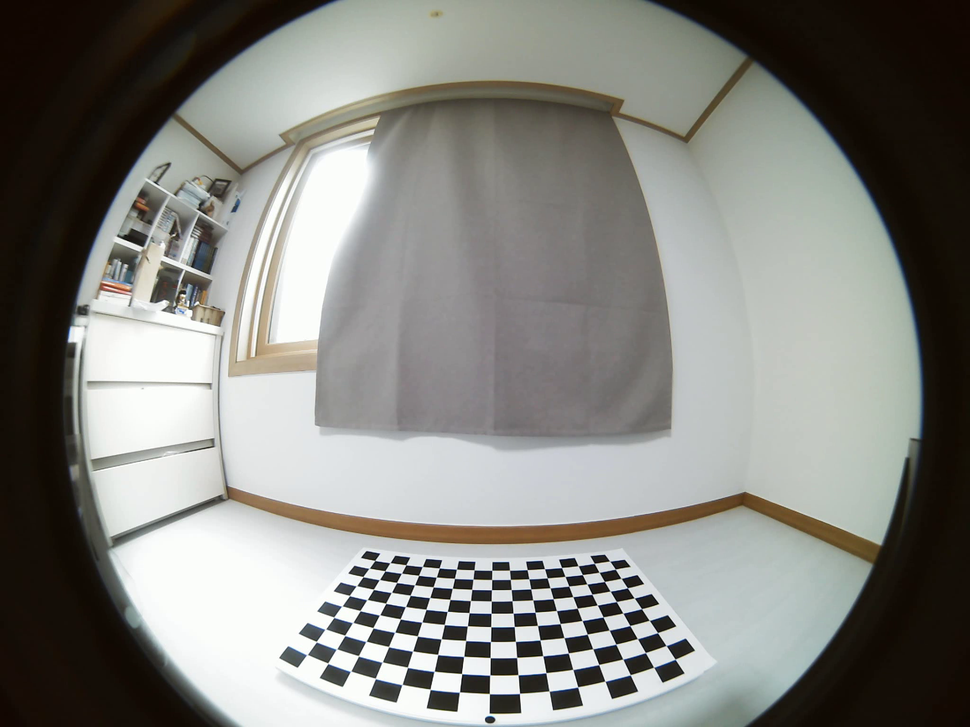
#> input picture insta360/calibration/ELP-USB16MP01-BL180-2048x1536/Extrinsic/ELP-USB16MP01-BL180-2048x1536_EXTRINSIC.png, 970 x 727 px, shrunk from 2048 x 1536 before the run, found by its file name
$ python main.py
#> lines starting #> are read from the running program, lines starting #| are printed output that depends on the picture
### insta360/cylinderProjection/getCameraCylindricalLut.py
import numpy as np

def get_camera_cylindrical_spherical_lut(
    K, D, conversion_mode, target_width, target_height, hfov_deg, vfov_deg, roll_degree, pitch_degree, yaw_degree):
    '''
    - K : (3, 3) intrinsic matrix
    - D : (5, ) distortion coefficient
    - conversion_mode: "cylindrical", "spherical"
    - target_width, target_height: output image size
    - hfov_deg: 0 ~ 360
    - vfov_deg: 0 ~ 180
    - roll_degree: 0 ~ 360
    - pitch_degree: 0 ~ 360
    - yaw_degree: 0 ~ 360
    '''

    fx = K[0][0]
    skew = K[0][1]
    cx = K[0][2]

    fy = K[1][1]
    cy = K[1][2]

    k0, k1, k2, k3, k4 = D[0], D[1], D[2], D[3], D[4]

    # 원통/구면 투영 시 생성할 azimuth/elevetion 각도 범위
    # 원통/구면 투영 시, azimuth 사용
    # 구면 투영 시, elevation 사용
    hfov=np.deg2rad(hfov_deg)
    vfov=np.deg2rad(vfov_deg)

    x_angle = pitch_degree
    y_angle = yaw_degree
    z_angle = roll_degree

    # X 축 (Pitch) 회전 행렬 (좌표축 회전)
    Rx_PASSIVE = np.array([
        [1, 0, 0],
        [0, np.cos(np.radians(x_angle)), -np.sin(np.radians(x_angle))],
        [0, np.sin(np.radians(x_angle)), np.cos(np.radians(x_angle))]])

    # Y 축 (Yaw) 회전 행렬 (좌표축 회전)
    Ry_PASSIVE = np.array([
        [np.cos(np.radians(y_angle)), 0, np.sin(np.radians(y_angle))],
        [0, 1, 0],
        [-np.sin(np.radians(y_angle)), 0, np.cos(np.radians(y_angle))]])

    # Z 축 (Roll) 회전 행렬 (좌표축 회전)
    Rz_PASSIVE = np.array([
        [np.cos(np.radians(z_angle)), -np.sin(np.radians(z_angle)), 0],
        [np.sin(np.radians(z_angle)), np.cos(np.radians(z_angle)), 0],
        [0, 0, 1]])

    # X, Y, Z 축 전체 회전을 반영한 회전 행렬 (좌표축 회전)
    # SRC: 어떤 회전이 반영되지 않은 카메라 좌표축
    # TARGET: Roll/Pitch/Yaw 회전이 반영된 카메라 좌표축
    # new_R_RDF_SRC_RDF_TARGET_PASSIVE: SRC → TARGET의 좌표축 회전
    new_R_RDF_SRC_RDF_TARGET_PASSIVE = Ry_PASSIVE @ Rx_PASSIVE @ Rz_PASSIVE
    # new_R_RDF_SRC_RDF_TARGET_ACTIVE: SRC → TARGET의 좌표 회전
    new_R_RDF_SRC_RDF_TARGET_ACTIVE = new_R_RDF_SRC_RDF_TARGET_PASSIVE.T
    ##############################################################################################################

    # 원통/구면 투영 시, normalized → image 로 적용하기 위한 intrinsic 행렬렬
    new_K = np.array([
        [target_width/hfov,       0,                     target_width/2],
        [0,                       target_height/vfov,    target_height/2],
        [0,                       0,                     1]], dtype=np.float32)
    new_K_inv = np.linalg.inv(new_K)

    # Create pixel grid and compute a ray for every pixel
    # xv : (target_height, target_width), yv : (target_height, target_width)
    xv, yv = np.meshgrid(range(target_width), range(target_height), indexing='xy')

    # p.shape : (3, #target_height, #target_width)
    p = np.stack([xv, yv, np.ones_like(xv)])  # pixel homogeneous coordinates
    # p.shape : (#target_height, #target_width, 3, 1)
    p = p.transpose(1, 2, 0)[:, :, :, np.newaxis] # [u, v, 1]
    '''
    p.shape : (H, W, 3, 1)
    p[:, : 0, :] : 0, 1, 2, ..., W-1
    p[:, : 1, :] : 0, 1, 2, ..., H-1
    p[:, : 2, :] : 1, 1, 1, ..., 1
    '''
    # p_norm.shape : (#target_height, #target_width, 3, 1)
    p_norm = new_K_inv @ p  # r is in normalized coordinate

    '''
    p_norm[:, :, 0, :]. phi (azimuthal angle. horizontal) : -hfov/2 ~ hov/2
    p_norm[:, :, 1, :]. theta (elevation angla. vertical) : -vfov/2 ~ vfov/2
    p_norm[:, :, 2, :]. 1.
    '''

    # x, y, z : cartesian coordinate in camera coordinate system (RDF, Right-Down-Front)
    # hemisphere
    if conversion_mode == "cylindrical":
        # azimuthal angle
        phi = p_norm[:, :, 0, :]

        x = np.sin(phi)
        y = p_norm[:, :, 1, :]
        z = np.cos(phi)

    elif conversion_mode == "spherical":
        # azimuthal angle
        phi = p_norm[:, :, 0, :]
        # elevation angle
        theta = p_norm[:, :, 1, :]

        x =np.cos(theta)*np.sin(phi) # -1 ~ 1
        y =np.sin(theta) # -1 ~ 1
        z =np.cos(theta)*np.cos(phi) # 0 ~ 1
    else:
        print("wrong conversion_mode: ", conversion_mode)
        exit()

    RDF_cartesian = np.zeros(p_norm.shape).astype(np.float32)
    RDF_cartesian[:,:,0,:]=x
    RDF_cartesian[:,:,1,:]=y
    RDF_cartesian[:,:,2,:]=z

    # RDF_rotated_cartesian = Rz @ Ry @ Rx @ RDF_cartesian
    # SRC → TARGET의 좌표 회전울 통하여 생성된 좌표들을 회전함
    RDF_rotated_cartesian = new_R_RDF_SRC_RDF_TARGET_ACTIVE @ RDF_cartesian

    # compute incidence angle
    x_un = RDF_rotated_cartesian[:, :, [0], :]
    y_un = RDF_rotated_cartesian[:, :, [1], :]
    z_un = RDF_rotated_cartesian[:, :, [2], :]
    # theta = np.arccos(RDF_rotated_cartesian[:, :, [2], :] / np.linalg.norm(RDF_rotated_cartesian, axis=2, keepdims=True))
    theta = np.arccos(z_un / np.sqrt(x_un**2 + y_un**2 + z_un**2))

    mask = theta > np.pi/2
    mask = mask.squeeze(-1).squeeze(-1)
    # project the ray onto the fisheye image according to the fisheye model and intrinsic calibration
    r_dn = k0*theta + k1*theta**3 + k2*theta**5 + k3*theta**7 + k4*theta**9

    r_un = np.sqrt(x_un**2 + y_un**2)

    x_dn = r_dn * x_un / (r_un + 1e-6) # horizontal
    y_dn = r_dn * y_un / (r_un + 1e-6) # vertical

    map_x_origin2new = fx*x_dn[:, :, 0, 0] + cx + skew*y_dn[:, :, 0, 0]
    map_y_origin2new = fy*y_dn[:, :, 0, 0] + cy

    DEFAULT_OUT_VALUE = -100
    map_x_origin2new[mask] = DEFAULT_OUT_VALUE
    map_y_origin2new[mask] = DEFAULT_OUT_VALUE

    map_x_origin2new = map_x_origin2new.astype(np.float32)
    map_y_origin2new = map_y_origin2new.astype(np.float32)
    return map_x_origin2new, map_y_origin2new

### insta360/cylinderProjection/main.py
import getCameraCylindricalLut as utils
import cv2
import json
import numpy as np
from matplotlib import pyplt as plt

image = cv2.cvtColor(cv2.imread("ELP-USB16MP01-BL180-2048x1536_EXTRINSIC.png", -1), cv2.COLOR_BGR2RGB)
calib = json.load(open("ELP-USB16MP01-BL180-2048x1536_calibration.json", "r"))
#> (reads insta360/calibration/ELP-USB16MP01-BL180-2048x1536/ELP-USB16MP01-BL180-2048x1536_calibration.json from the repository)

origin_height, origin_width, _ = image.shape
#> origin_height = 727; origin_width = 970
target_height, target_width  = origin_height, origin_width
#> target_height = 727; target_width = 970

intrinsic = np.array(calib['ELP-USB16MP01-BL180-2048x1536']['Intrinsic']['K']).reshape(3, 3)
intrinsic[0, :] *= (target_width/origin_width)
intrinsic[1, :] *= (target_height/origin_height)
distortion = np.array(calib['ELP-USB16MP01-BL180-2048x1536']['Intrinsic']['D'])

map_x, map_y = utils.get_camera_cylindrical_spherical_lut(intrinsic, distortion, "cylindrical", target_width, target_height, hfov_deg=180, vfov_deg=180, roll_degree=0, pitch_degree=0, yaw_degree=0)
#> in get_camera_cylindrical_spherical_lut, `x = np.sin(phi)`:
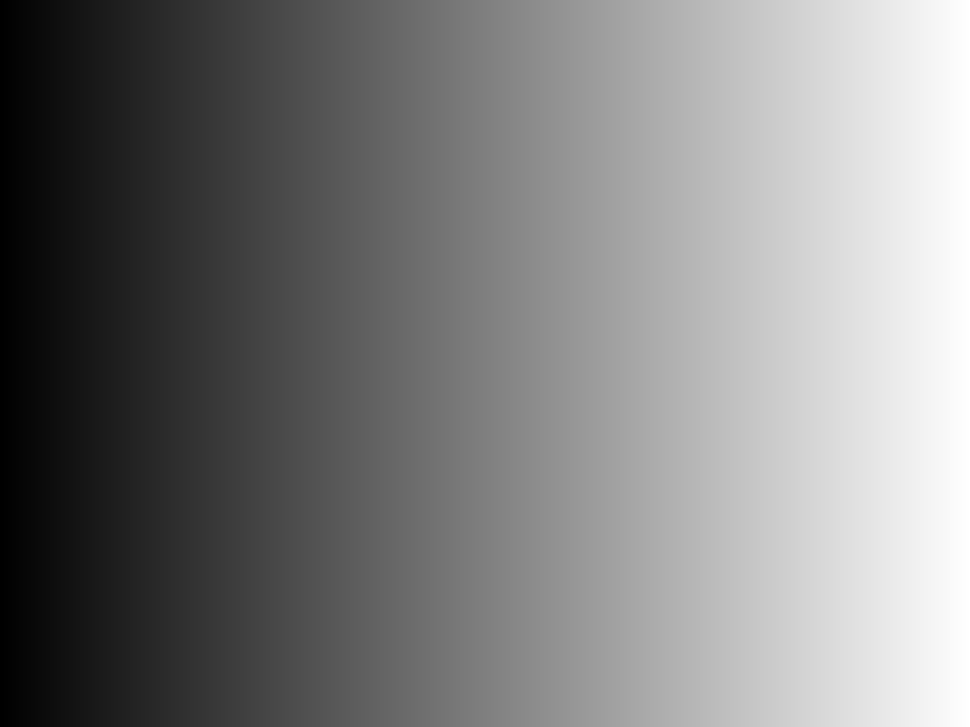
#> phi: shape (727, 970, 1) float64; min -1.57, max 1.57, mean -0.00162; drawn with min black and max white
new_image = cv2.remap(image, map_x, map_y, interpolation=cv2.INTER_LINEAR, borderMode=cv2.BORDER_CONSTANT, borderValue=(0, 0, 0))
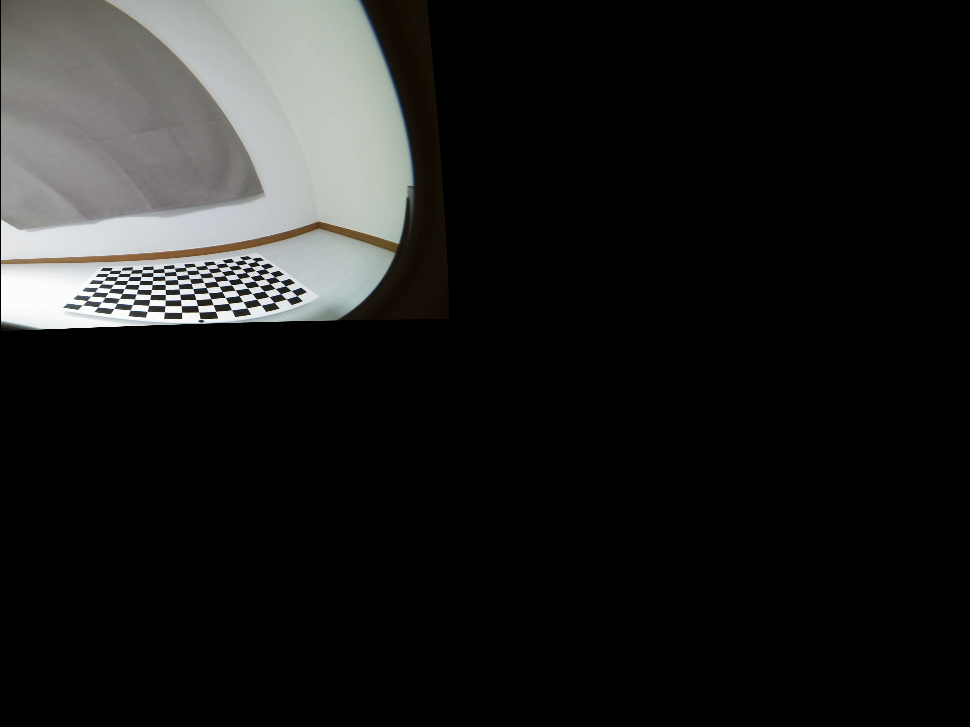
#> new_image: shape (727, 970, 3); mean R, G, B 29.6, 29.9, 29.1
plt.imshow(new_image)
#> (this line was passed over: matplotlib is not available in this run)
